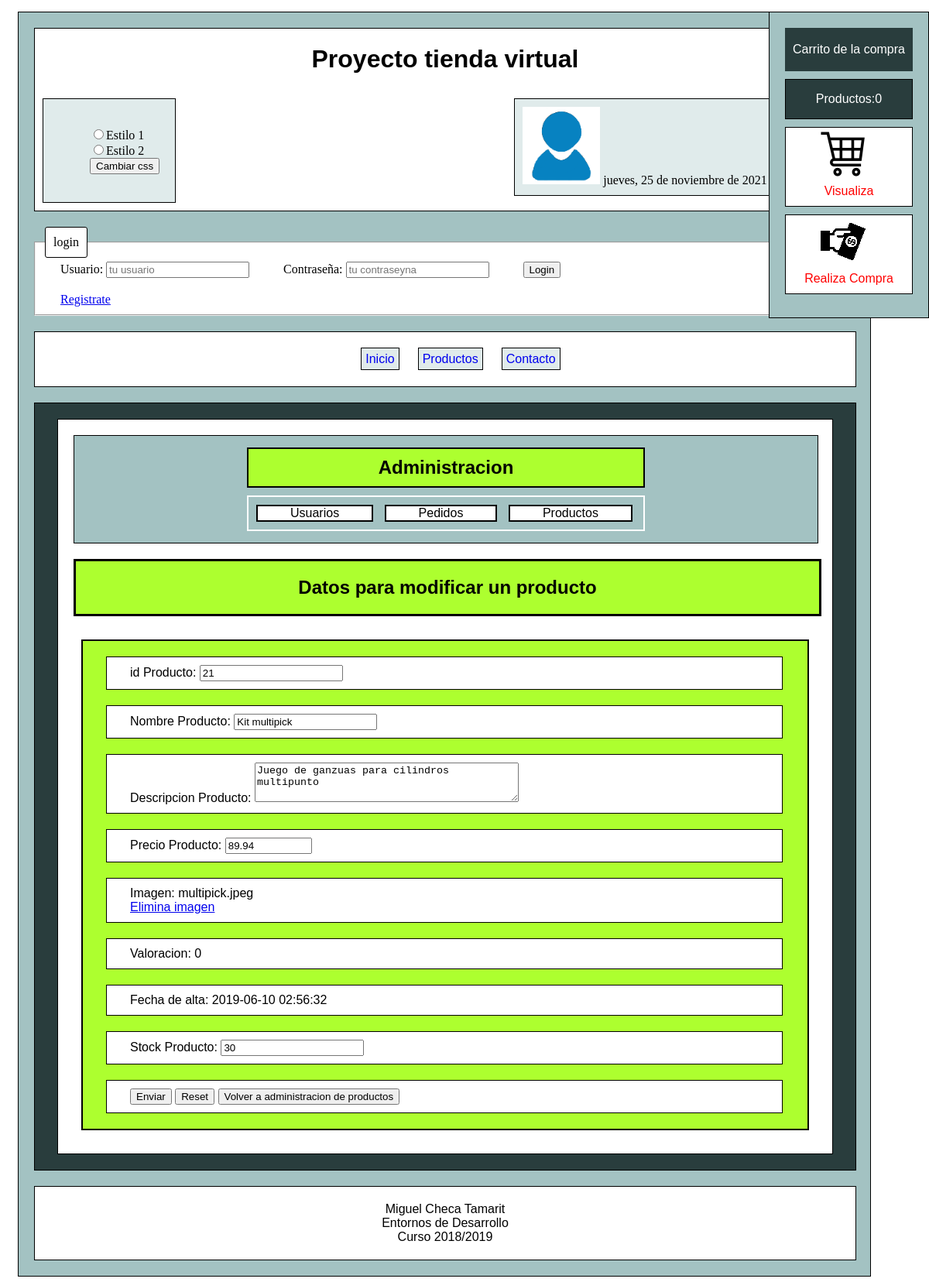
The app's page /proyectoEntornos/index.php?contenidoAdministracion=modificar&estilo=1&id=21 (signed in) with its own data.
### tables this page shows
CREATE TABLE `PRODUCTOS` (
  `id` int(100) NOT NULL,
  `nombre_producto` varchar(30) NOT NULL,
  `descripcion_producto` text,
  `precio` float NOT NULL,
  `imagen` varchar(300) DEFAULT NULL,
  `valoracion` int(11) DEFAULT '0',
  `fecha_registro` timestamp NOT NULL DEFAULT CURRENT_TIMESTAMP ON UPDATE CURRENT_TIMESTAMP,
  `stock` int(11) NOT NULL DEFAULT '30'
);

### proyectoEntornos/include/editaProducto.php (the view, shortened to what this page needs)
<?php
include("conexion.php");
isset($_GET['estilo'])?$opcion=$_GET['estilo']:$opcion='1';
isset($_GET['id'])?$identificador=$_GET['id']:$identificador="";
$sql="SELECT * FROM PRODUCTOS WHERE id=".$identificador;
$resultado = $conexion->query($sql);
$row = mysqli_fetch_assoc($resultado);
$imagen=$row['imagen'];
$nombre=$row["nombre_producto"];
$precio= $row["precio"];
$descripcion= $row["descripcion_producto"];
$stock= $row["stock"];
$fechaAlta= $row['fecha_registro'];
$valoracion=$row['valoracion'];
?>
<div id="administracionproductos"><h2>Datos para modificar un producto</h2></div>
<form  action="./include/procesaActualizaProducto.php" id="formInsertar" method="post" enctype="multipart/form-data">
        <div>
            <label>id Producto: </label>
            <input name="id" value="<?php echo $identificador; ?>" readonly/>
        </div>
        <div>
            <label>Nombre Producto: </label>
            <input type="text" name="nombre"  required="Campo obligatorio" value="<?php echo $nombre; ?>"/>
        </div>
        <div>
            <label>Descripcion Producto: </label>
            <textarea name="descripcion" cols="40" rows="3"><?php echo $descripcion;?></textarea>
        </div>
        <div>
            <label>Precio Producto: </label>
            <input type="number" name="precio" required="Campo obligatorio" min="0" max="100000" step="0.01" value="<?php echo $precio; ?>" />
        </div>
        <div>
            <?php
                if(is_null($imagen)){
                    echo ' <span>Elije una imagen: </span><input type="file" name="imagen" id="fichero" />';
                }else{
                    echo '<label>Imagen: </label><span>'.$imagen.'</span><br><a href="./include/eliminaImagenProducto.php?id='.$identificador.'&estilo='.$opcion.'">Elimina imagen</a>';
                }
            ?>
        </div>
        <div>
            <label>Valoracion: </label>
            <span><?php echo $valoracion; ?></span>
        </div>
        <div>
            <label>Fecha de alta: </label>
            <span><?php echo $fechaAlta; ?></span>
        </div>
        <div>
            <label>Stock Producto: </label>
            <input type="number" name="stock"  required="Campo obligatorio"value="<?php echo $stock; ?>"/>
        </div>
        <div>
           <input class="submit" type="submit" name="enviar" value="Enviar"></input>
           <input class="submit" type="reset" name="reset" value="Reset"></input>
           <input class="submit" type="submit" name="volver" value="Volver a administracion de productos"></input>
        </div>
    </form>

### proyectoEntornos/estilos/estilo1.css (style rules this page uses)
body { background-color:#ffffff; }
#contenedorphp div { font-family:Arial; width:960px; margin:20px; background-color:#ffffff; border: 1px solid #000000; }
div#administracionproductos { background-color:greenyellow; border: 3px solid black; }
div#administracionproductos h2 { display:block; text-align:center; }
form#formInsertar { display:block; background-color: greenyellow; margin:30px; border: 2.5px solid black; }
form#formInsertar div { display:block; width:90%; margin-left: 30px; padding: 10px 0px 10px 30px; }

### records on screen
productos: nombre "Kit multipick", descripcion "Juego de ganzuas para cilindros multipunto", precio "89.94", imagen "multipick.jpeg", valoracion "0", fecha_registro "2019-06-10 02:56:32"

### other values on screen
$contador "0"
